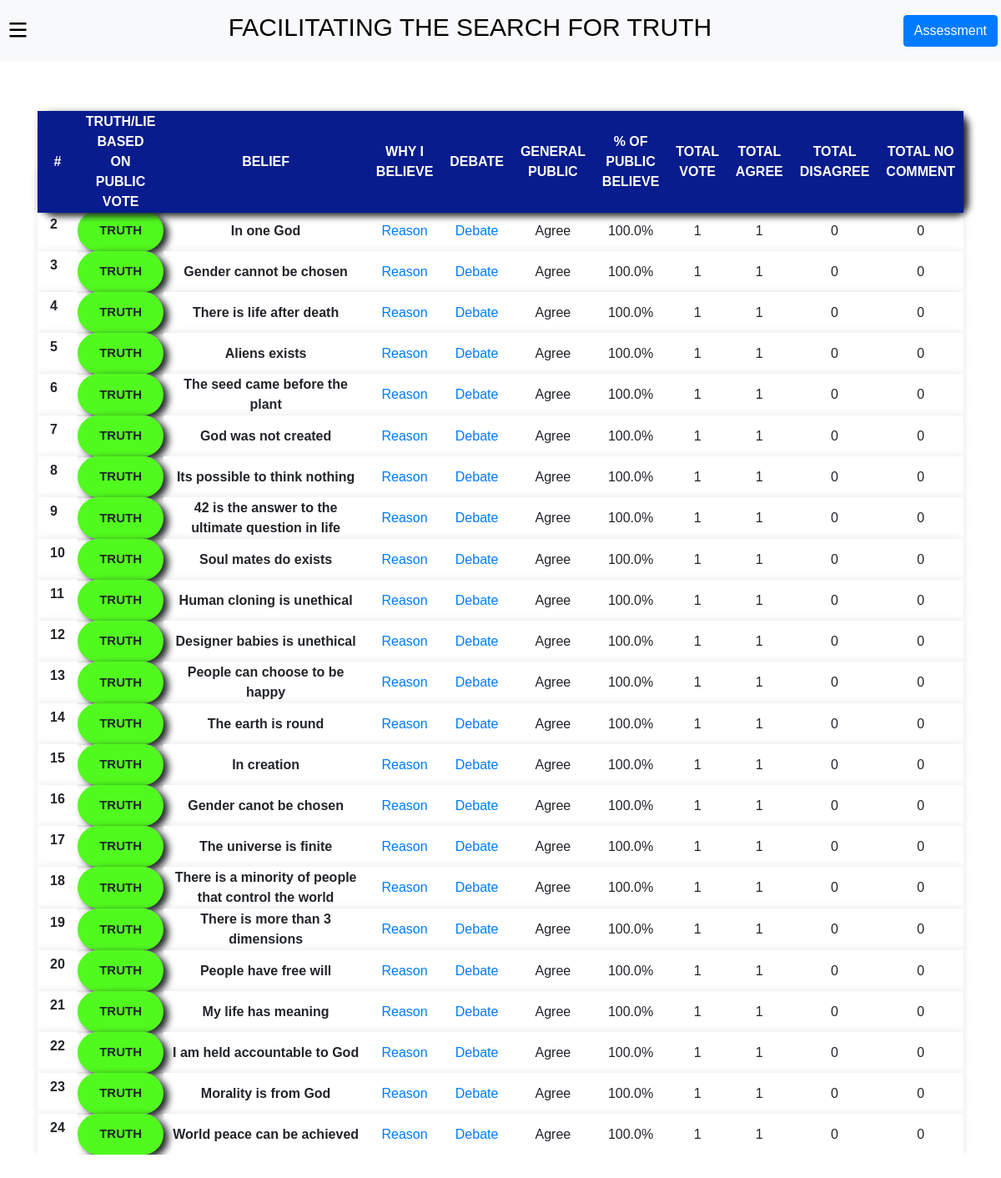
Page /public-believes/ on the committed database.
### truthlist/models.py (models this page shows, shortened)
class UserAnswer(models.Model):
    user = models.ForeignKey(User, on_delete=models.CASCADE)
    question = models.ForeignKey(Question, on_delete=models.CASCADE)
    answer = models.CharField(max_length=10)
    date = models.DateTimeField(auto_now_add=True)
    add_to_certificate = models.BooleanField(default=False)
    def general_public(self):
        all_answer = UserAnswer.objects.filter(question=self.question)
        total = len(all_answer)
        agree = len(all_answer.filter(answer='agree'))
        disagree = len(all_answer.filter(answer='disagree'))
        no_comment = len(all_answer.filter(answer='no_comment'))
        if agree > disagree and agree > no_comment:
            parcentage = (agree / total) * 100
            parcentage = round(parcentage, 2)
            return 'Agree', parcentage, total, agree, disagree, no_comment
        elif disagree > agree and disagree > no_comment:
            parcentage = (disagree / total) * 100
            parcentage = round(parcentage, 2)
            return 'Disagree', parcentage, total, agree, disagree, no_comment
        elif no_comment > agree and no_comment > disagree:
            parcentage = (no_comment / total) * 100
            parcentage = round(parcentage, 2)
            return 'No comment', parcentage, total, agree, disagree, no_comment

class Question(models.Model):
    question = models.TextField()
    category = models.ForeignKey(Category, null=True, blank=True, on_delete=models.SET_NULL)
    is_fundamental = models.BooleanField(default=False)
    truth_or_lie = models.CharField(max_length=10, choices=TRUTH_OR_LIE_CHOICES, default='Middle')
    active = models.BooleanField(default=False)
    date = models.DateTimeField(auto_now_add=True)
    def __str__(self):
        return self.question

### truthlist/views.py (the view)
# urls.py: path('public-believes/', views.public_believes, name='public_believes'),
def public_believes(request):
    ua = UserAnswer.objects.all()
    return render(request, 'truthlist/public_believes.html', {'user_answer': ua})

### truthlist/templates/truthlist/public_believes.html (shortened to what this page needs)
{% extends 'truthlist/base.html' %}
{% load static %}
{% block content %}
<form class="container" style="overflow-x: scroll;" >
    <table class="table-header" >
        <thead class="table-header" style="position: sticky; top: 60px; z-index: 1;  background-color: #081C8D;box-shadow: 0px 0px 9px 0px rgba(0,0,0,0.1);word-wrap: normal; border-radius: 15px;box-shadow: 6px 4px 8px;text-align: center; " >
          <tr style="  background-color:#081C8D;box-shadow: 0px 0px 9px 0px rgba(0,0,0,0.1);;text-align : center;word-wrap: normal ;color:#FFFFFF">
            <th scope="col" style="padding-right: 10px;padding-left: 10px;" >#</th>
            <th scope="col"style="padding-right: 10px;padding-left: 10px;">TRUTH/LIE BASED ON PUBLIC VOTE</th>
            <th scope="col" style="padding-right: 10px;padding-left: 10px;">BELIEF</th>
            <th scope="col"style="padding-right: 10px;padding-left: 10px;">WHY I BELIEVE</th>
            <th scope="col"style="padding-right: 10px;padding-left: 10px;">DEBATE</th>
            <th scope="col"style="padding-right: 10px;padding-left: 10px;">GENERAL PUBLIC</th>
            <th scope="col"style="padding-right: 10px;padding-left: 10px;">% OF PUBLIC BELIEVE</th>
            <th scope="col"style="padding-right: 10px;padding-left: 10px;">TOTAL VOTE</th>
            <th scope="col"style="padding-right: 10px;padding-left: 10px;">TOTAL AGREE</th>
            <th scope="col"style="padding-right: 10px;padding-left: 10px;">TOTAL DISAGREE</th>
            <th scope="col"style="padding-right: 10px;padding-left: 10px;">TOTAL NO COMMENT</th>
          </tr>
        </thead>
        <tbody >
            {% for data in user_answer %}
            <tr style="  background-color: #ffffff;box-shadow: 0px 0px 9px 0px rgba(0,0,0,0.1);;text-align : center;word-wrap: normal">
                <th  scope="row" style="border-radius: 3px;padding: 5px 15px;display: flex;justify-content: space-between; margin-bottom: 15px;text-align : center;word-wrap: normal ;">{{ forloop.counter }}</th>
                {% if data.general_public.0 == 'Agree' and data.general_public.1 >= 80 %}
                <td  style="background-color: rgb(81, 250, 30);   border-radius: 30px;     padding: 10px;box-shadow: 6px 4px 8px;text-align: center;font-weight: bold;font-size: 15px;padding-left: 10px;padding-right: 10px">
                    TRUTH
                </td>
            {% elif data.general_public.0 == 'Disagree' and data.general_public.1 >= 80 %}
                <td style="background-color: red;;   border-radius: 30px;     padding: 0.5px;box-shadow: 6px 4px 8px;text-align: center;font-weight: bold;font-size: 15px;padding-left: 10px;padding-right: 10px">
                    LIE
                </td>
            {% else %}
                <td  style="background-color: yellow;;   border-radius: 30px;     padding: 0.5px;box-shadow: 6px 4px 8px; text-align: center;font-weight: bold;font-size: 15px;padding-left: 10px;padding-right: 10px">
                    UNDECIDED
                </td>
            {% endif %}
                <td  style="padding-left: 10px;padding-right: 10px;font-weight: bold;width:400px">{{ data.question }}</td>
                <td style="padding-left: 10px;padding-right: 10px;text-align: center;">
                    <a href="{% url 'reasons' data.question.id %}">Reason</a>
                </td>
                <td  style="padding-left: 10px;padding-right: 10px;text-align: center;">
                    <a href="{% url 'debate' data.question.id %}">Debate</a>
                </td>
                <td style="padding-left: 10px;padding-right: 10px;text-align: center";>
                    {{ data.general_public.0 }}
                </td>
                <td  style="padding-left: 10px;padding-right: 10px;text-align: center";>
                    {{ data.general_public.1 }}%
                </td>
                <td style="padding-left: 10px;padding-right: 10px;text-align: center";>
                    {{ data.general_public.2 }}
                </td>
                <td style="padding-left: 10px;padding-right: 10px;text-align: center";>
                    {{ data.general_public.3 }}
                </td>
                <td style="padding-left: 10px;padding-right: 10px;text-align: center";>
                    {{ data.general_public.4 }}
                </td>
                <td style="padding-left: 10px;padding-right: 10px;text-align: center";>
                    {{ data.general_public.5 }}
                </td>
            </tr>
            {% endfor %}
        </tbody>
    </table>
</form>
<br><br><br><br><br>
{% endblock %}

### rows in the picture
UserAnswer: shows "TRUTH", general_public.1 "100.0"
UserAnswer: shows "TRUTH", question "In one God", general_public.0 "Agree", general_public.1 "100.0", general_public.2 "1", general_public.3 "1", general_public.4 "0", general_public.5 "0"
UserAnswer: shows "TRUTH", question "Gender cannot be chosen", general_public.0 "Agree", general_public.1 "100.0", general_public.2 "1", general_public.3 "1", general_public.4 "0", general_public.5 "0"
UserAnswer: shows "TRUTH", question "There is life after death", general_public.0 "Agree", general_public.1 "100.0", general_public.2 "1", general_public.3 "1", general_public.4 "0", general_public.5 "0"
UserAnswer: shows "TRUTH", question "Aliens exists", general_public.0 "Agree", general_public.1 "100.0", general_public.2 "1", general_public.3 "1", general_public.4 "0", general_public.5 "0"
UserAnswer: shows "TRUTH", question "The seed came before the plant", general_public.0 "Agree", general_public.1 "100.0", general_public.2 "1", general_public.3 "1", general_public.4 "0", general_public.5 "0"
UserAnswer: shows "TRUTH", question "God was not created", general_public.0 "Agree", general_public.1 "100.0", general_public.2 "1", general_public.3 "1", general_public.4 "0", general_public.5 "0"
UserAnswer: shows "TRUTH", question "Its possible to think nothing", general_public.0 "Agree", general_public.1 "100.0", general_public.2 "1", general_public.3 "1", general_public.4 "0", general_public.5 "0"
UserAnswer: shows "TRUTH", question "42 is the answer to the ultimate question in life", general_public.0 "Agree", general_public.1 "100.0", general_public.2 "1", general_public.3 "1", general_public.4 "0", general_public.5 "0"
UserAnswer: shows "TRUTH", question "Soul mates do exists", general_public.0 "Agree", general_public.1 "100.0", general_public.2 "1", general_public.3 "1", general_public.4 "0", general_public.5 "0"
UserAnswer: shows "TRUTH", question "Human cloning is unethical", general_public.0 "Agree", general_public.1 "100.0", general_public.2 "1", general_public.3 "1", general_public.4 "0", general_public.5 "0"
UserAnswer: shows "TRUTH", question "Designer babies is unethical", general_public.0 "Agree", general_public.1 "100.0", general_public.2 "1", general_public.3 "1", general_public.4 "0", general_public.5 "0"
UserAnswer: shows "TRUTH", question "People can choose to be happy", general_public.0 "Agree", general_public.1 "100.0", general_public.2 "1", general_public.3 "1", general_public.4 "0", general_public.5 "0"
UserAnswer: shows "TRUTH", question "The earth is round", general_public.0 "Agree", general_public.1 "100.0", general_public.2 "1", general_public.3 "1", general_public.4 "0", general_public.5 "0"
UserAnswer: shows "TRUTH", question "In creation", general_public.0 "Agree", general_public.1 "100.0", general_public.2 "1", general_public.3 "1", general_public.4 "0", general_public.5 "0"
UserAnswer: shows "TRUTH", question "Gender canot be chosen", general_public.0 "Agree", general_public.1 "100.0", general_public.2 "1", general_public.3 "1", general_public.4 "0", general_public.5 "0"
UserAnswer: shows "TRUTH", question "The universe is finite", general_public.0 "Agree", general_public.1 "100.0", general_public.2 "1", general_public.3 "1", general_public.4 "0", general_public.5 "0"
UserAnswer: shows "TRUTH", question "There is a minority of people that control the world", general_public.0 "Agree", general_public.1 "100.0", general_public.2 "1", general_public.3 "1", general_public.4 "0", general_public.5 "0"
UserAnswer: shows "TRUTH", question "There is more than 3 dimensions", general_public.0 "Agree", general_public.1 "100.0", general_public.2 "1", general_public.3 "1", general_public.4 "0", general_public.5 "0"
UserAnswer: shows "TRUTH", question "People have free will", general_public.0 "Agree", general_public.1 "100.0", general_public.2 "1", general_public.3 "1", general_public.4 "0", general_public.5 "0"
UserAnswer: shows "TRUTH", question "My life has meaning", general_public.0 "Agree", general_public.1 "100.0", general_public.2 "1", general_public.3 "1", general_public.4 "0", general_public.5 "0"
UserAnswer: shows "TRUTH", question "I am held accountable to God", general_public.0 "Agree", general_public.1 "100.0", general_public.2 "1", general_public.3 "1", general_public.4 "0", general_public.5 "0"
UserAnswer: shows "TRUTH", question "Morality is from God", general_public.0 "Agree", general_public.1 "100.0", general_public.2 "1", general_public.3 "1", general_public.4 "0", general_public.5 "0"
UserAnswer: shows "TRUTH", question "World peace can be achieved", general_public.0 "Agree", general_public.1 "100.0", general_public.2 "1", general_public.3 "1", general_public.4 "0", general_public.5 "0"
